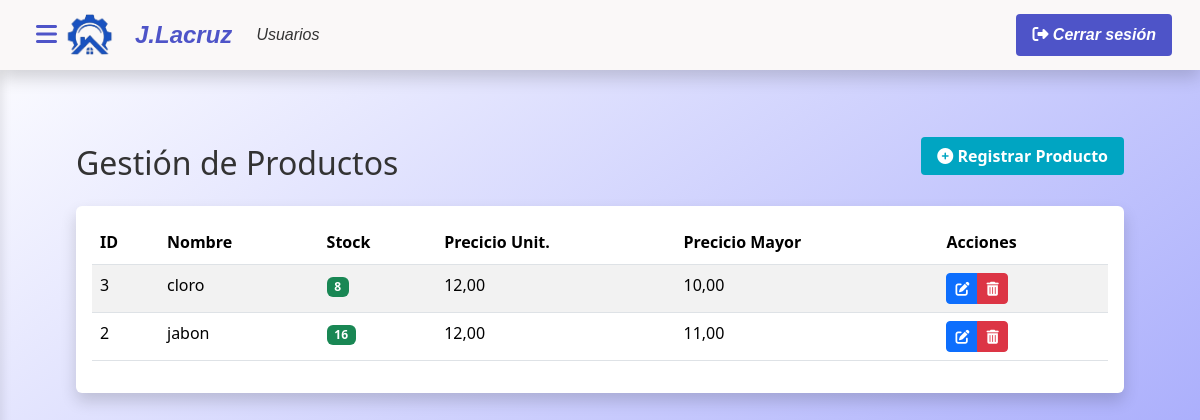
The page /index.php?c=ProductoControlador&m=index (signed in) on the database its author committed.
### tables this page shows
CREATE TABLE `productos` (
  `id_producto` int(11) NOT NULL,
  `nombre` varchar(100) NOT NULL,
  `stock` int(11) NOT NULL,
  `precio` decimal(15,2) NOT NULL,
  `precio_mayor` decimal(14,0) NOT NULL,
  `es_fabricado` tinyint(1) NOT NULL DEFAULT 1
);

### modelo/conexion.php (called while the page is built, shortened)
<?php
class Conexion {
    public function __construct() {
    try {
        $this->pdo = new PDO("mysql:host=localhost;dbname=proyecto_lacruz", "root", "");
    } catch (PDOException $e) {
        die("Error de conexión: " . $e->getMessage());
    }
}
}
?>

### modelo/ProductoModelo.php (called while the page is built, shortened)
<?php
require_once 'modelo/conexion.php';
class Producto extends Conexion {
    public function listar() {
        try {
            $sql = "SELECT * FROM productos ORDER BY id_producto desc";
            $stmt = $this->pdo->prepare($sql);
            $stmt->execute();
            return $stmt->fetchAll(PDO::FETCH_ASSOC);
        } catch (PDOException $e) {
            error_log("Error en Producto->listar(): " . $e->getMessage());
            return [];
        }
    }
}
?>

### vista/productos/index.php (the view, shortened to what this page needs)
<?php
    require_once('vista/parcial/header.php');
?>
<div class="main-content">
    <div class="container-fluid py-4">
        <div class="row mb-4">
            <div class="col-md-6">
                <h2 class="mb-0">Gestión de Productos</h2>
            </div>
            <div class="col-md-6 text-end">
                <a href="index.php?c=ProductoControlador&m=crear" class="p-btn" data-bs-toggle="modal" data-bs-target="#registrarProductoModal">
                    <i class="fas fa-plus-circle"></i> Registrar Producto
                </a>
            </div>
        </div>
        <div class="card">
            <div class="card-body">
                <div class="table-responsive">
                    <table class="table table-striped table-hover">
                        <thead class="table-white">
                            <tr>
                                <th>ID</th>
                                <th>Nombre</th>
                                <th>Stock</th>
                                <th>Precicio Unit.</th>
                                <th>Precicio Mayor</th>
                                <th>Acciones</th>
                            </tr>
                        </thead>
                        <tbody>
                            <?php if (empty($productos)): ?>
                                <tr>
                                    <td colspan="6" class="text-center">No hay productos registrados</td>
                                </tr>
                            <?php else: ?>
                                <?php foreach ($productos as $p): ?>
                                    <tr>
                                        <td><?= htmlspecialchars($p['id_producto']) ?></td>
                                        <td><?= htmlspecialchars($p['nombre']) ?></td>
                                        <td>
                                            <span class="badge <?= $p['stock'] > 0 ? 'bg-success' : 'bg-warning' ?>">
                                                <?= htmlspecialchars($p['stock']) ?>
                                            </span>
                                        </td>
                                        <td><?= number_format($p['precio'], 2, ',', '.') ?></td>
                                        <td><?= number_format($p['precio_mayor'], 2, ',', '.') ?></td>
                                        <td>
                                            <div class="btn-group" role="group">
                                                <button value="<?= $p['id_producto'] ?>" type="button"
                                                    class="btn btn-primary btn-sm btn-editar"
                                                    data-bs-toggle="modal"
                                                    data-bs-target="#editarProductoModal"
                                                    title="Editar">
                                                    <i class="fas fa-edit"></i>
                                                </button>
                                                <button type="button"
                                                    class="btn btn-danger btn-sm btn-eliminar"
                                                    data-id="<?= $p['id_producto'] ?>"
                                                    data-controlador="ProductoControlador"
                                                    title="Eliminar">
                                                    <i class="fas fa-trash-alt"></i>
                                                </button>
                                            </div>
                                        </td>
                                    </tr>
                                <?php endforeach; ?>
                            <?php endif; ?>
                        </tbody>
                    </table>
                </div>
            </div>
        </div>
    </div>
</div>
<?php require_once('vista/parcial/footer.php'); ?>

### vista/css/header.css (style rules this page uses)
:root { --body-bg-color:rgb(0, 165, 194); --primary-color: #4e54c8; --secondary-color: #8f94fb; --accent-color: #00d4ff; --dark-color: #1a1a2e; --light-color: rgb(250, 248, 248); --text-dark: #333; --text-light: #fff; --shadow: 0 8px 16px rgba(0, 0, 0, 0.16); --transition: all 0.3s ease; }
* { box-sizing: border-box; margin: 0; padding: 0; }
body { font-family: 'Segoe UI', system-ui, -apple-system, sans-serif; background: linear-gradient(to bottom right,rgb(255, 255, 255), #8f94fb); min-height: 100vh; color: var(--text-dark); line-height: 1.6; margin: 0; padding-top: 56px; }
a { text-decoration: none; color: inherit; }
.p-btn { width: 18rem; font-weight: 700; color: var(--text-light); background-color: var(--body-bg-color); border-radius: 4px; padding: 0.5rem 1rem; transition: var(--transition); border: none; }
.main-content { padding: 2rem; transition: var(--transition); background-color: transparent; margin-left: 0; min-height: calc(100vh - 56px); }
.card { border: none; box-shadow: var(--shadow); ; transition: var(--transition); }

### rows shown on the page
productos: id_producto "3", nombre "cloro", stock "8", precio "12,00", precio_mayor "10,00"
productos: id_producto "2", nombre "jabon", stock "16", precio "12,00", precio_mayor "11,00"
